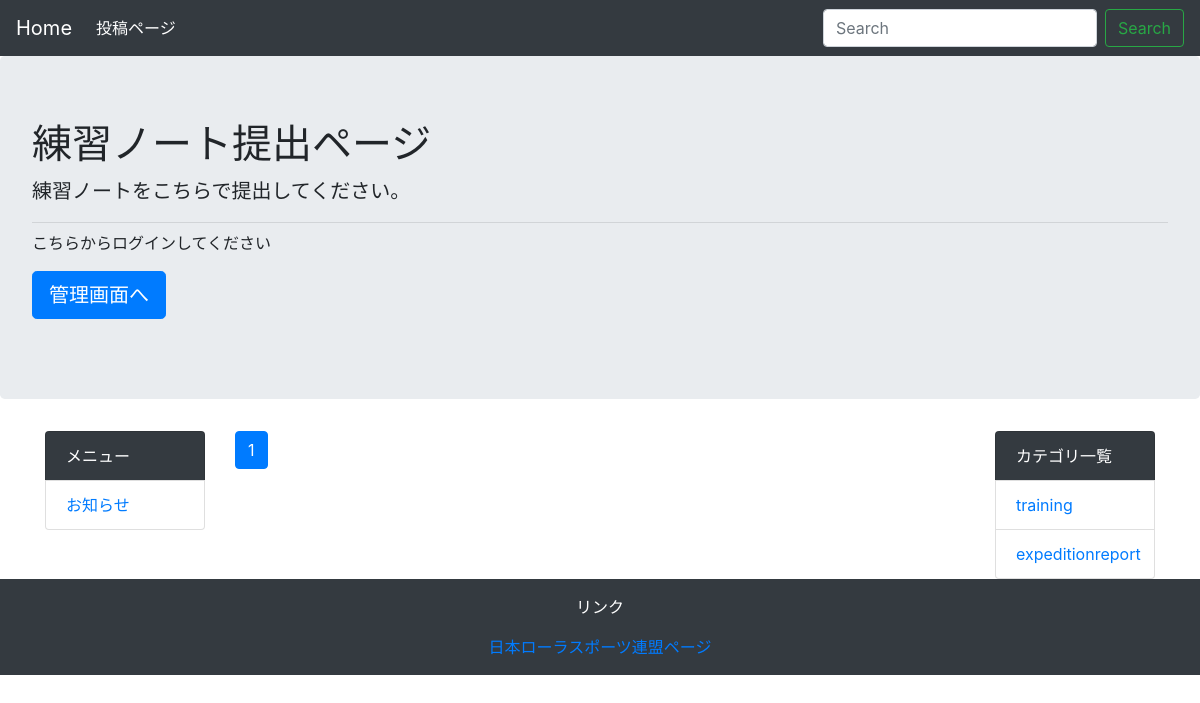
The page /trainingnote on the database as committed earlier.
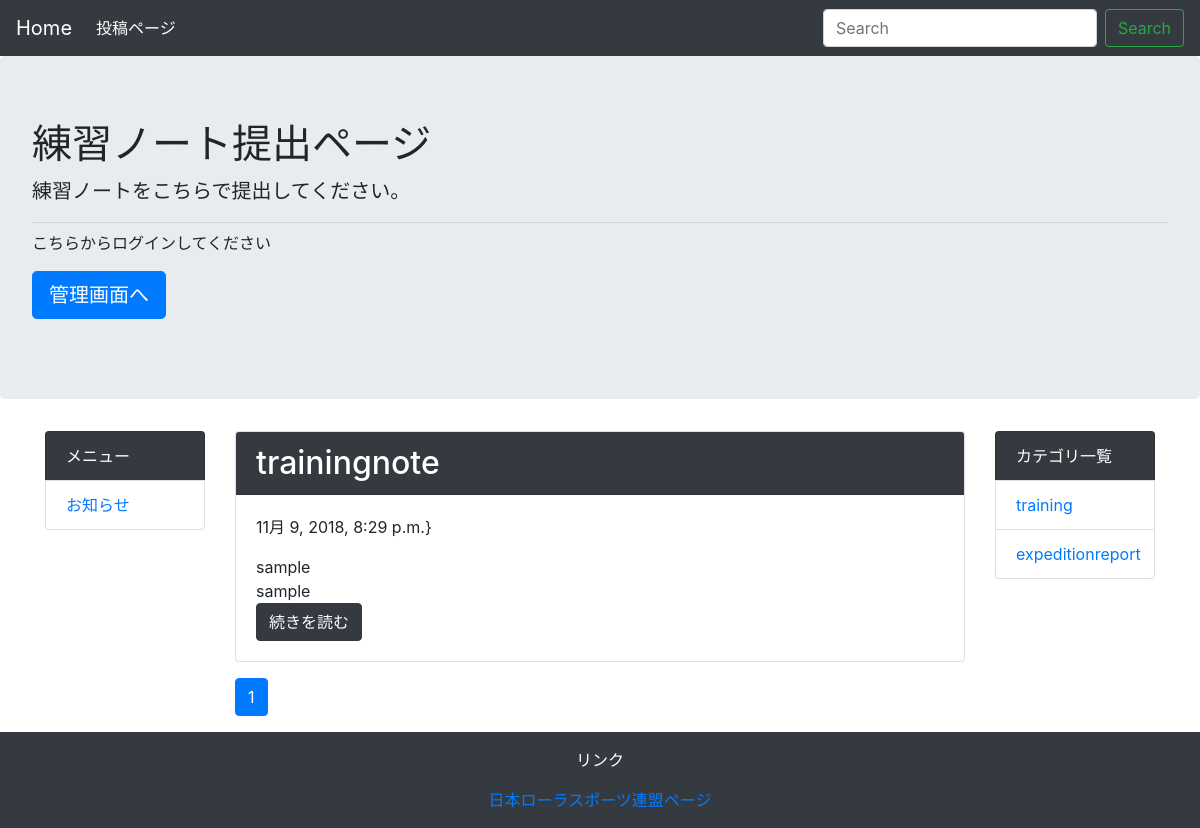
The same page on the database as committed later.
### homepage/models.py (models this page shows)
class Menu(models.Model):
    name = models.CharField('メニュー名', max_length=255)
    created_at = models.DateTimeField('作成日', default=timezone.now)
    def __str__(self):
        return self.name

### trainingnote/models.py (models this page shows)
class TrainingNote(models.Model):
    title = models.CharField('タイトル',max_length=255)
    text = models.TextField('本文')
    created_at = models.DateTimeField('提出日',default=timezone.now)

### trainingnote/views.py (the view)
# urls.py: path('', views.IndexView.as_view(), name='index'),
class IndexView(generic.ListView):
    model = TrainingNote
    paginate_by = 10
    def get_queryset(self):
        queryset = TrainingNote.objects.order_by('-created_at')
        keyword = self.request.GET.get('keyword')
        if keyword:
            queryset = queryset.filter(
                Q(text__icontains=keyword) | Q(news__icontains=keyword)
            )
        return queryset

### homepage/context_processors.py (called while the page is built)
def common(request):
    context = {
        'category_list': Category.objects.all(),
        'menu_list': Menu.objects.all(),
    }
    return context

### trainingnote/templatetags/mytag.py (called while the page is built)
@register.simple_tag
def url_replace(request, field, value):
    url_dict = request.GET.copy()
    url_dict[field] = str(value)
    return url_dict.urlencode()

### trainingnote/templates/trainingnote/trainingnote_list.html
{% extends 'trainingnote/base.html' %}
{% block content %}
    {% for trainingnote in trainingnote_list %}
        <div class="card mb-3">
            <h2 class="card-header bg-dark text-white">{{ trainingnote.title }}</h2>
            <div class="card-body">
                <p>{{ trainingnote.created_at }}}</p>
                {{ trainingnote.text | linebreaksbr}}<br>
                <a href="{% url 'trainingnote:detail' trainingnote.pk %}" class="btn btn-dark">続きを読む</a>
            </div>
        </div>
    {% endfor %}
    {% include 'trainingnote/page.html' %}
{% endblock %}

### trainingnote/templates/trainingnote/base.html (shortened to what this page needs)
<!DOCTYPE html>
<html lang="ja">
  <head>
    <link rel="stylesheet" href="https://stackpath.bootstrapcdn.com/bootstrap/4.1.3/css/bootstrap.min.css">
  </head>
  <body>
    <nav class="navbar navbar-expand-lg navbar-dark bg-dark">
        <a class="navbar-brand" href="#">Home</a>
        <div class="collapse navbar-collapse" id="navbarSupportedContent">
            <ul class="navbar-nav mr-auto">
                <li class="nav-item active">
                    <a class="nav-link" href="{% url 'admin:index' %}">投稿ページ</a></a>
                </li>
            </ul>
            <form class="form-inline my-2 my-lg-0" method="GET" action="{% url 'homepage:index' %}">
                <input class="form-control mr-sm-2" type="text" placeholder="Search" aria-label="Search" name="keyword">
                <button class="btn btn-outline-success my-2 my-sm-0" type="submit">Search</button>
            </form>
        </div>
    </nav>
    <div class="jumbotron">
        <h1 class="display-">練習ノート提出ページ</h1>
        <p class="lead">練習ノートをこちらで提出してください。
        </p>
        <hr class="my-2">
        <p>こちらからログインしてください</p>
        <p class="lead">
            <a class="btn btn-primary btn-lg" href="{% url 'admin:index' %}" role="button">管理画面へ</a>
        </p>
    </div>
    <div class="container">
        <div class="row">
            <div class="col-md-2">
                <ul class="list-group">
                    <li class="list-group-item bg-dark text-white">メニュー</li>
                    {% for menu in menu_list %}
                        <li class="list-group-item"><a href="{% url 'homepage:menu' menu.pk %}">{{ menu }}</a></li>
                    {% endfor %}
                </ul>
            </div>
            <div class="col-md-8">
                {% block content %}
                {% endblock %}
            </div>
            <div class="col-md-2">
                <ul class="list-group">
                    <li class="list-group-item bg-dark text-white">カテゴリ一覧</li>
                    <li class="list-group-item"><a href="{% url 'trainingnote:index' %}">training</a></li>
                    <li class="list-group-item"><a href="#">expeditionreport</a></li>
                </ul>
            </div>
        </div>
    </div>
    <footer class="bg-dark text-white text-center py-3">
        <p>リンク</p>
        <a href="http://jrsf.or.jp/speed/">日本ローラスポーツ連盟ページ</a><br>
    </footer>
  </body>
</html>

Rows that differ between the two databases and show on the page:
added TrainingNote: title "trainingnote", created_at "11月 9, 2018, 8:29 p.m.", text "sample sample"
